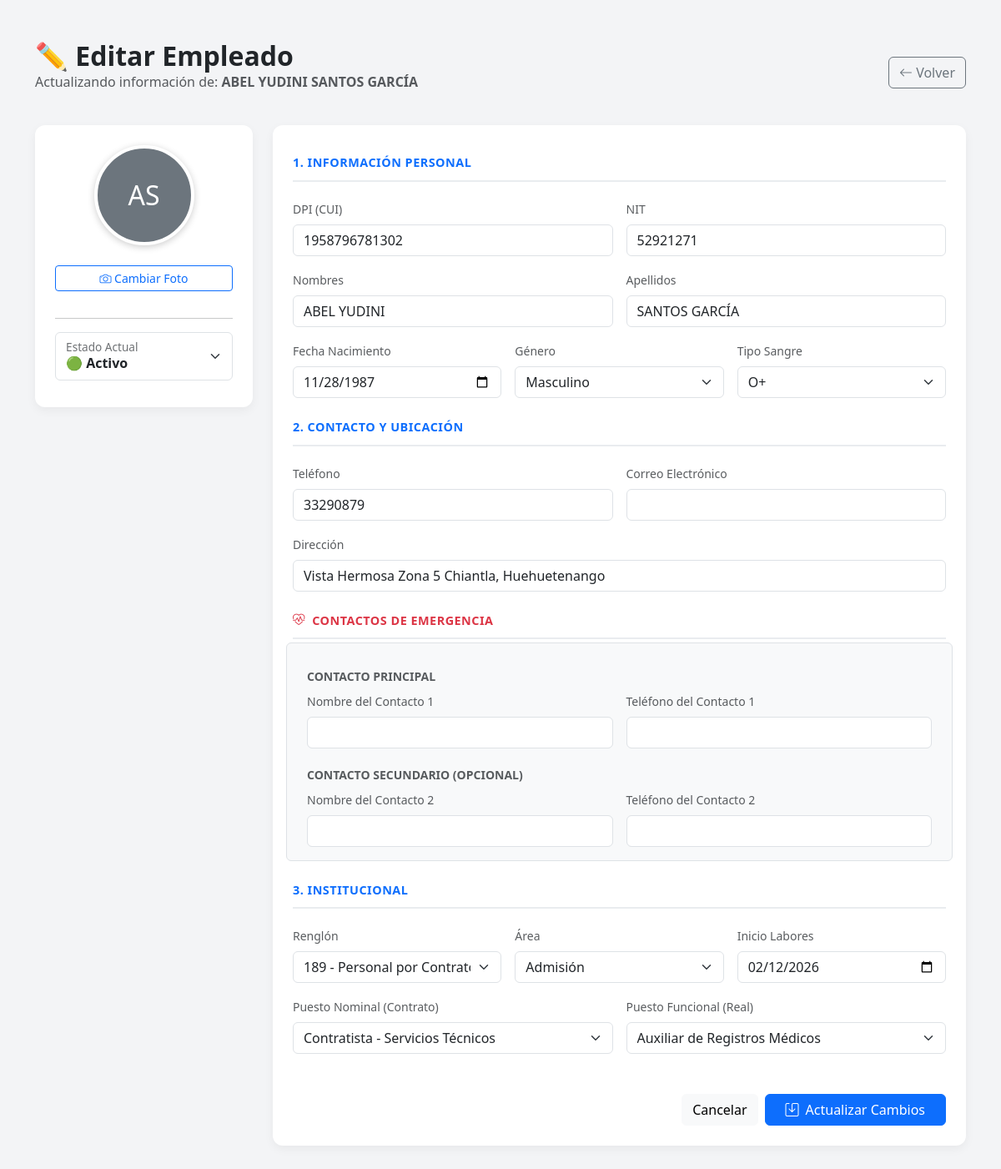
Page /editar_empleado.php?id=5 (signed in) on the committed database.
### tables this page shows
CREATE TABLE `empleados` (
  `id` int(11) NOT NULL,
  `dpi` varchar(15) NOT NULL,
  `nit` varchar(15) DEFAULT NULL,
  `nombres` varchar(100) NOT NULL,
  `apellidos` varchar(100) NOT NULL,
  `fecha_nacimiento` date NOT NULL,
  `genero` enum('M','F') NOT NULL,
  `tipo_sangre` varchar(5) DEFAULT NULL,
  `telefono` varchar(20) NOT NULL,
  `correo_electronico` varchar(100) DEFAULT NULL,
  `direccion` text NOT NULL,
  `departamento` varchar(100) DEFAULT NULL,
  `municipio` varchar(100) DEFAULT NULL,
  `contacto_emergencia_nombre` varchar(100) DEFAULT NULL,
  `contacto_emergencia_telefono` varchar(20) DEFAULT NULL,
  `contacto_emergencia_nombre2` varchar(100) DEFAULT NULL,
  `contacto_emergencia_telefono2` varchar(100) DEFAULT NULL,
  `fecha_inicio_labores` date NOT NULL,
  `fecha_ultimo_ascenso` date DEFAULT NULL,
  `id_renglon` int(11) NOT NULL,
  `id_area` int(11) NOT NULL,
  `id_puesto_nominal` int(11) NOT NULL,
  `id_puesto_funcional` int(11) NOT NULL,
  `foto_perfil` varchar(255) DEFAULT NULL,
  `estado` enum('Activo','Suspendido','Vacaciones','Baja') DEFAULT 'Activo',
  `creado_por` varchar(50) DEFAULT NULL,
  `created_at` timestamp NOT NULL DEFAULT current_timestamp(),
  `updated_at` timestamp NOT NULL DEFAULT current_timestamp() ON UPDATE current_timestamp()
);

CREATE TABLE `catalogo_renglones` (
  `id` int(11) NOT NULL,
  `codigo` varchar(10) NOT NULL,
  `descripcion` varchar(100) NOT NULL
);

CREATE TABLE `catalogo_areas` (
  `id` int(11) NOT NULL,
  `nombre` varchar(100) NOT NULL,
  `descripcion` text DEFAULT NULL
);

CREATE TABLE `catalogo_puestos_nominales` (
  `id` int(11) NOT NULL,
  `codigo` varchar(20) DEFAULT NULL,
  `nombre` varchar(100) NOT NULL
);

CREATE TABLE `catalogo_cargos` (
  `id` int(11) NOT NULL,
  `nombre` varchar(100) NOT NULL
);

### editar_empleado.php (the view, shortened to what this page needs)
<?php
require_once 'config/db.php';
$id_empleado = $_GET['id'];
try {
    $stmt = $pdo->prepare("SELECT * FROM empleados WHERE id = ?");
    $stmt->execute([$id_empleado]);
    $emp = $stmt->fetch(PDO::FETCH_ASSOC);
    $renglones = $pdo->query("SELECT * FROM catalogo_renglones ORDER BY codigo ASC")->fetchAll();
    $areas = $pdo->query("SELECT * FROM catalogo_areas ORDER BY nombre ASC")->fetchAll();
    $cargos_nominales = $pdo->query("SELECT * FROM catalogo_puestos_nominales ORDER BY nombre ASC")->fetchAll();
    $cargos_funcionales = $pdo->query("SELECT * FROM catalogo_cargos ORDER BY nombre ASC")->fetchAll();
} catch (PDOException $e) {
    die("Error: " . $e->getMessage());
}
?>
<!DOCTYPE html>
<html lang="es">
<head>
    <link href="https://cdn.jsdelivr.net/npm/bootstrap@5.3.0/dist/css/bootstrap.min.css" rel="stylesheet">
    <link rel="stylesheet" href="https://cdn.jsdelivr.net/npm/bootstrap-icons@1.10.0/font/bootstrap-icons.css">
</head>
<body>
<div class="container py-5">
    <div class="d-flex justify-content-between align-items-center mb-4">
        <div>
            <h2 class="fw-bold text-dark mb-0">✏️ Editar Empleado</h2>
            <p class="text-muted">Actualizando información de: <strong><?= $emp['nombres'] ?> <?= $emp['apellidos'] ?></strong></p>
        </div>
        <a href="index.php" class="btn btn-outline-secondary"><i class="bi bi-arrow-left"></i> Volver</a>
    </div>
    <form action="actualizar_empleado.php" method="POST" enctype="multipart/form-data" class="needs-validation" novalidate>
        <div class="row">
            <div class="col-lg-3 mb-4">
                <div class="card p-4 text-center sticky-top" style="top: 20px; z-index: 1;">
                    <div class="mb-3 position-relative" id="contenedor-foto">
                        <?php if (!empty($emp['foto_perfil']) && file_exists("imagenes/perfiles/" . $emp['foto_perfil'])): ?>
                            <img src="imagenes/perfiles/<?= $emp['foto_perfil'] ?>" class="img-preview mb-2" id="previewImg">
                        <?php else: ?>
                            <div id="initialsAvatar" class="img-preview d-flex align-items-center justify-content-center bg-secondary text-white mx-auto mb-2" style="font-size: 2rem;">
                                <?= strtoupper(substr($emp['nombres'], 0, 1) . substr($emp['apellidos'], 0, 1)) ?>
                            </div>
                        <?php endif; ?>
                    </div>
                    <label class="btn btn-sm btn-outline-primary mb-3">
                        <i class="bi bi-camera"></i> Cambiar Foto
                    </label>
                    <hr>
                    <div class="form-floating mb-2">
                        <select class="form-select fw-bold" id="estado" name="estado" required>
                            <option value="Activo" <?= $emp['estado'] == 'Activo' ? 'selected' : '' ?>>🟢 Activo</option>
                        </select>
                        <label for="estado">Estado Actual</label>
                    </div>
                </div>
            </div>
            <div class="col-lg-9">
                <div class="card p-4">
                    <div class="section-title text-primary">1. Información Personal</div>
                    <div class="row g-3">
                        <div class="col-md-6">
                            <label class="form-label text-muted small">DPI (CUI)</label>
                            <input type="text" class="form-control" name="dpi" value="<?= $emp['dpi'] ?>" required pattern="\d{13}">
                        </div>
                        <div class="col-md-6">
                            <label class="form-label text-muted small">NIT</label>
                            <input type="text" class="form-control" name="nit" value="<?= $emp['nit'] ?>">
                        </div>
                        <div class="col-md-6">
                            <label class="form-label text-muted small">Nombres</label>
                            <input type="text" class="form-control" name="nombres" value="<?= $emp['nombres'] ?>" required>
                        </div>
                        <div class="col-md-6">
                            <label class="form-label text-muted small">Apellidos</label>
                            <input type="text" class="form-control" name="apellidos" value="<?= $emp['apellidos'] ?>" required>
                        </div>
                        <div class="col-md-4">
                            <label class="form-label text-muted small">Fecha Nacimiento</label>
                            <input type="date" class="form-control" name="fecha_nacimiento" value="<?= $emp['fecha_nacimiento'] ?>" required>
                        </div>
                        <div class="col-md-4">
                            <label class="form-label text-muted small">Género</label>
                            <select class="form-select" name="genero" required>
                                <option value="M" <?= $emp['genero'] == 'M' ? 'selected' : '' ?>>Masculino</option>
                            </select>
                        </div>
                        <div class="col-md-4">
                            <label class="form-label text-muted small">Tipo Sangre</label>
                            <select class="form-select" name="tipo_sangre">
                                <?php
                                $tipos = ['O+', 'O-', 'A+', 'A-', 'B+', 'B-', 'AB+', 'AB-'];
                                foreach($tipos as $t): ?>
                                    <option value="<?= $t ?>" <?= $emp['tipo_sangre'] == $t ? 'selected' : '' ?>><?= $t ?></option>
                                <?php endforeach; ?>
                            </select>
                        </div>
                    </div>
<div class="section-title text-primary mt-4">2. Contacto y Ubicación</div>
                    <div class="row g-3">
                        <div class="col-md-6">
                            <label class="form-label text-muted small">Teléfono</label>
                            <input type="tel" class="form-control" name="telefono" value="<?= $emp['telefono'] ?>" required>
                        </div>
                        <div class="col-md-6">
                            <label class="form-label text-muted small">Correo Electrónico</label>
                            <input type="email" class="form-control" name="correo_electronico" value="<?= $emp['correo_electronico'] ?>">
                        </div>
                        <div class="col-12">
                            <label class="form-label text-muted small">Dirección</label>
                            <input type="text" class="form-control" name="direccion" value="<?= $emp['direccion'] ?>" required>
                        </div>
                    </div>
                    <div class="section-title text-danger mt-4"><i class="bi bi-heart-pulse me-1"></i> Contactos de Emergencia</div>
                    <div class="row g-3 bg-light p-3 rounded border">
                        <div class="col-12 mb-0">
                            <h6 class="text-muted small text-uppercase fw-bold m-0">Contacto Principal</h6>
                        </div>
                        <div class="col-md-6 mt-2">
                            <label class="form-label text-muted small">Nombre del Contacto 1</label>
                            <input type="text" class="form-control" name="contacto_emergencia_nombre" value="<?= $emp['contacto_emergencia_nombre'] ?>">
                        </div>
                        <div class="col-md-6 mt-2">
                            <label class="form-label text-muted small">Teléfono del Contacto 1</label>
                            <input type="tel" class="form-control" name="contacto_emergencia_telefono" value="<?= $emp['contacto_emergencia_telefono'] ?>">
                        </div>
                        <div class="col-12 mt-4 mb-0">
                            <h6 class="text-muted small text-uppercase fw-bold m-0">Contacto Secundario (Opcional)</h6>
                        </div>
                        <div class="col-md-6 mt-2">
                            <label class="form-label text-muted small">Nombre del Contacto 2</label>
                            <input type="text" class="form-control" name="contacto_emergencia_nombre2" value="<?= $emp['contacto_emergencia_nombre2'] ?>">
                        </div>
                        <div class="col-md-6 mt-2">
                            <label class="form-label text-muted small">Teléfono del Contacto 2</label>
                            <input type="tel" class="form-control" name="contacto_emergencia_telefono2" value="<?= $emp['contacto_emergencia_telefono2'] ?>">
                        </div>
                    </div>
                    <div class="section-title text-primary mt-4">3. Institucional</div>
                    <div class="row g-3">
                        <div class="col-md-4">
                            <label class="form-label text-muted small">Renglón</label>
                            <select class="form-select" name="id_renglon" required>
                                <?php foreach($renglones as $r): ?>
                                    <option value="<?= $r['id'] ?>" <?= $emp['id_renglon'] == $r['id'] ? 'selected' : '' ?>>
                                        <?= $r['codigo'] ?> - <?= $r['descripcion'] ?>
                                    </option>
                                <?php endforeach; ?>
                            </select>
                        </div>
                        <div class="col-md-4">
                            <label class="form-label text-muted small">Área</label>
                            <select class="form-select" name="id_area" required>
                                <?php foreach($areas as $a): ?>
                                    <option value="<?= $a['id'] ?>" <?= $emp['id_area'] == $a['id'] ? 'selected' : '' ?>>
                                        <?= $a['nombre'] ?>
                                    </option>
                                <?php endforeach; ?>
                            </select>
                        </div>
                        <div class="col-md-4">
                            <label class="form-label text-muted small">Inicio Labores</label>
                            <input type="date" class="form-control" name="fecha_inicio_labores" value="<?= $emp['fecha_inicio_labores'] ?>" required>
                        </div>
                        <div class="col-md-6">
                            <label class="form-label text-muted small">Puesto Nominal (Contrato)</label>
                            <select class="form-select" name="id_puesto_nominal" required>
                                <?php foreach($cargos_nominales as $cn): ?>
                                    <option value="<?= $cn['id'] ?>" <?= $emp['id_puesto_nominal'] == $cn['id'] ? 'selected' : '' ?>>
                                        <?= $cn['nombre'] ?>
                                    </option>
                                <?php endforeach; ?>
                            </select>
                        </div>
                        <div class="col-md-6">
                            <label class="form-label text-muted small">Puesto Funcional (Real)</label>
                            <select class="form-select" name="id_puesto_funcional" required>
                                <?php foreach($cargos_funcionales as $cf): ?>
                                    <option value="<?= $cf['id'] ?>" <?= $emp['id_puesto_funcional'] == $cf['id'] ? 'selected' : '' ?>>
                                        <?= $cf['nombre'] ?>
                                    </option>
                                <?php endforeach; ?>
                            </select>
                        </div>
                    </div>
                    <div class="mt-5 d-flex justify-content-end gap-2">
                        <button type="button" class="btn btn-light" onclick="window.history.back()">Cancelar</button>
                        <button type="submit" class="btn btn-primary px-4"><i class="bi bi-save me-2"></i>Actualizar Cambios</button>
                    </div>
                </div>
            </div>
        </div>
    </form>
</div>
</body>
</html>

### editar_empleado.php (style rules this page uses)
body { background-color: #f3f4f6; font-family: 'Segoe UI', system-ui, sans-serif; }
.card { border: none; box-shadow: 0 4px 12px rgba(0,0,0,0.05); border-radius: 12px; }
.img-preview { width: 120px; height: 120px; object-fit: cover; border-radius: 50%; border: 4px solid #fff; box-shadow: 0 2px 8px rgba(0,0,0,0.2); }
.section-title { font-size: 0.9rem; font-weight: 700; text-transform: uppercase; color: #6c757d; letter-spacing: 0.5px; border-bottom: 2px solid #e9ecef; padding-bottom: 10px; margin-bottom: 20px; margin-top: 10px; }

### rows in the picture
empleados: nombres "ABEL YUDINI", apellidos "SANTOS GARCÍA", nombres+apellidos "AS", estado "🟢 Activo", dpi "1958796781302", nit "52921271", fecha_nacimiento "11/28/1987", genero "Masculino", tipo_sangre "O+", telefono "33290879", direccion "Vista Hermosa Zona 5 Chiantla, Huehuetenango", id_renglon "189 - Personal por Contrato", id_area "Admisión", fecha_inicio_labores "02/12/2026", id_puesto_nominal "Contratista - Servicios Técnicos", id_puesto_funcional "Auxiliar de Registros Médicos"
